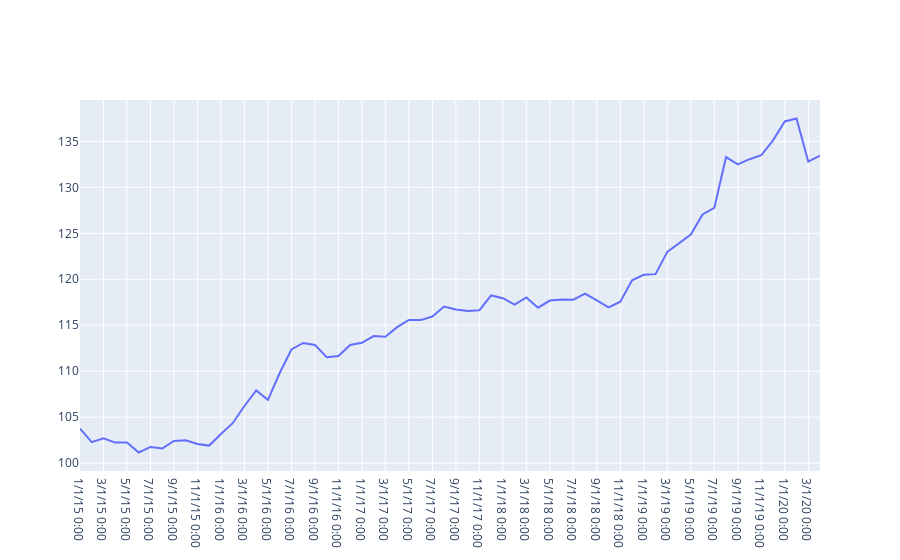

Notebook code cell kept with this figure:
### Markdown cell above
# Plot for BYD Multi Compound ($100 invested)

### Code cell
fig3 = go.Figure([go.Scatter(x=data['Date'],y=data['BYD Multi Compound']) ])
fig3.show()
